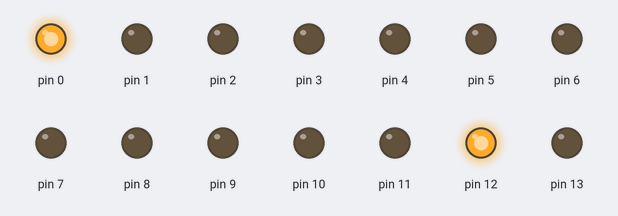
Bench run of a sketch on a simulated Arduino Uno, built with avr-gcc and run on an emulated ATmega328P. Parts: output pins drawn as LEDs (lit = HIGH).

Above: at 0.1 s.
At 0.5 s:
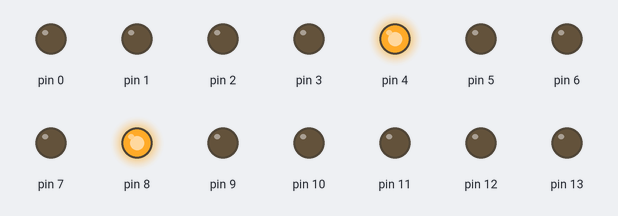
At 1.0 s:
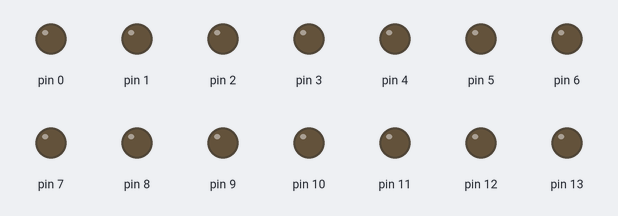
At 1.95 s:
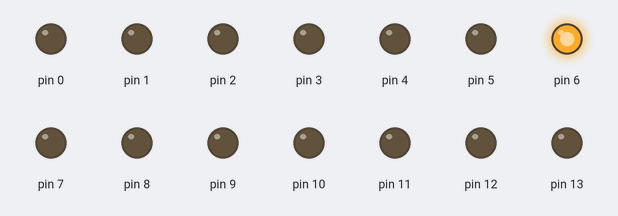
At 2.8 s:
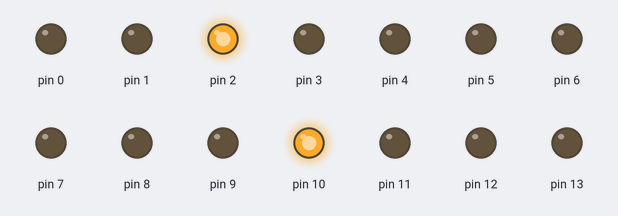
Timing chart, 0 to 3.1 s (numbered marks = the images above):
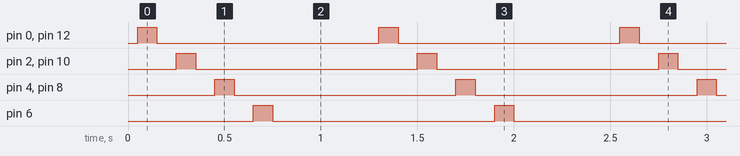

The sketch:

ciclo_pines.ino
```cpp
void setup() {
  // Configurar todos los pines del 0 al 13 como salidas digitales
  for (int i = 0; i <= 13; i++) {
    pinMode(i, OUTPUT);
  }
}

void loop() {
  // Encender todos los pines digitales
    delay(50);

    digitalWrite(0, HIGH);
    digitalWrite(12, HIGH);

    delay(100);

    digitalWrite(0, LOW);
    digitalWrite(12, LOW);

    delay(100);


    digitalWrite(10, HIGH);
    digitalWrite(2, HIGH);

    delay(100);

    digitalWrite(10, LOW);
    digitalWrite(2, LOW);

    delay(100);

    digitalWrite(4, HIGH);
    digitalWrite(8, HIGH);

    delay(100);

    digitalWrite(4, LOW);
    digitalWrite(8, LOW);

    delay(100);

    digitalWrite(6, HIGH);
    delay(100);
    digitalWrite(6, LOW);

    delay(500);


}
```

Measured:
- by itself, pin 0, pin 2, pin 4, pin 6, pin 8, pin 10, pin 12: alternates HIGH for 0.10 s and LOW for 1.2 s
- by itself, everything shown: repeats every 1.3 s, in 8 steps
